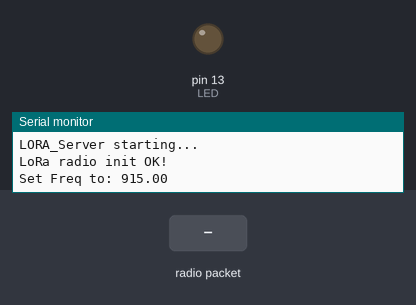
Bench run of a sketch on a simulated Arduino Uno, built with avr-gcc and run on an emulated ATmega328P. Shown: output pins drawn as LEDs (lit = HIGH), the last lines printed to the serial monitor. The test bench sets the inputs (shaded band). No radio packets arrive unless stated; pins used as bus, display or sensor lines are not drawn.

Above: at 1.3 s.
1.4 s: radio packet ":" arrives
At 2.0 s:
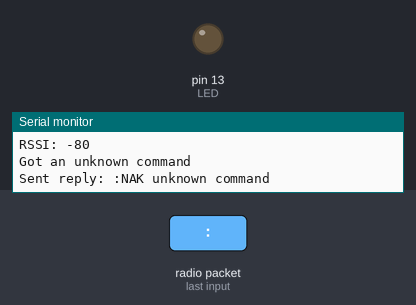
2.9 s: radio packet "A" arrives
At 4.3 s:
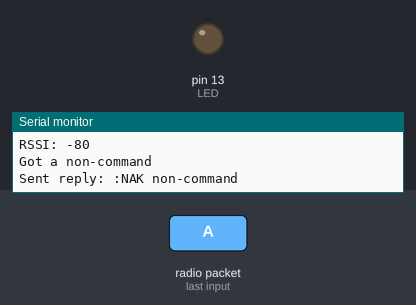
Timing chart, 0 to 5.9 s (numbered marks = the images above; inputs shaded):
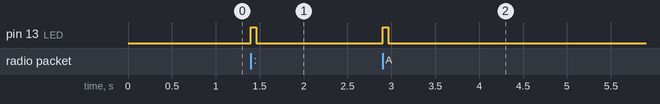

Measured:
- after the input at 1.4 s, pin 13 (LED): LOW → HIGH at once, → LOW 0.06 s later
- after the input at 2.9 s, pin 13 (LED): LOW → HIGH at once, → LOW 0.06 s later

The sketch:

LORA_Server.ino
```cpp
// LORA_Server
// Feather9x_RX
// -*- mode: C++ -*-
// Example sketch showing how to create a simple messaging client (receiver)
// with the RH_RF95 class. RH_RF95 class does not provide for addressing or
// reliability, so you should only use RH_RF95 if you do not need the higher
// level messaging abilities.
// It is designed to work with the other example Feather9x_TX

#include <SPI.h>
#include <RH_RF95.h>

// for Feather32u4 RFM9x
#define RFM95_CS 8
#define RFM95_RST 4
#define RFM95_INT 7

// Change to 434.0 or other frequency, must match RX's freq!
#define RF95_FREQ 915.0

// Singleton instance of the radio driver
RH_RF95 rf95(RFM95_CS, RFM95_INT);

// Blinky on receipt
#define LED 13

// TMP36 sensor analog input
#define TEMP_INPUT 18

#define COMMAND_SIZE 4

void setup()
{
  pinMode(LED, OUTPUT);
  pinMode(RFM95_RST, OUTPUT);
  digitalWrite(RFM95_RST, HIGH);

  Serial.begin(115200);
  while(!Serial)
  {
    delay(1);
  }
  delay(100);

  Serial.println("LORA_Server starting...");

  // manual reset
  digitalWrite(RFM95_RST, LOW);
  delay(10);
  digitalWrite(RFM95_RST, HIGH);
  delay(10);

  while(!rf95.init())
  {
    Serial.println("LoRa radio init failed");
    Serial.println("Uncomment '#define SERIAL_DEBUG' in RH_RF95.cpp for detailed debug info");
    while(1);
  }
  Serial.println("LoRa radio init OK!");

  // Defaults after init are 434.0MHz, modulation GFSK_Rb250Fd250, +13dbM
  if(!rf95.setFrequency(RF95_FREQ))
  {
    Serial.println("setFrequency failed");
    while(1);
  }
  Serial.print("Set Freq to: ");
  Serial.println(RF95_FREQ);

  // Defaults after init are 434.0MHz, 13dBm, Bw = 125 kHz, Cr = 4/5, Sf = 128chips/symbol, CRC on

  // The default transmitter power is 13dBm, using PA_BOOST.
  // If you are using RFM95/96/97/98 modules which uses the PA_BOOST transmitter pin, then
  // you can set transmitter powers from 5 to 23 dBm:
  rf95.setTxPower(23, false);
}

String reply;

void loop()
{
  //Serial.println("Waiting for command...");
  if(rf95.available())
  {
    // Should be a message for us now
    //uint8_t buf[RH_RF95_MAX_MESSAGE_LEN];
    uint8_t buf[COMMAND_SIZE];
    uint8_t len = sizeof(buf);

    if(rf95.recv(buf, &len))
    {
      digitalWrite(LED, HIGH);
      RH_RF95::printBuffer("Received: ", buf, len);
      //char* command = substr(buf, 0, 4); // WTF not here
      //String command = String((char*)buf).substring(0, COMMAND_SIZE);
      Serial.println("Got a command");
      Serial.print("RSSI: ");
      Serial.println(rf95.lastRssi(), DEC);

      if(buf[0] == ':') // Commands always start with a ':'
      {
        if(buf[1] == 'A')
        {
          Serial.println("Got an A!!!");
          reply = "Thanks dude";
        }
        else if(buf[1] == 'T')
        {
          Serial.println("Getting temperature...");
          int reading = analogRead(TEMP_INPUT);
          // converting that reading to voltage, for 3.3v arduino use 3.3
          float voltage = reading * 3.3;
          voltage /= 1024.0;

          // now print out the temperature
          float temperatureC = (voltage - 0.5) * 100 ;  //converting from 10 mv per degree wit 500 mV offset to degrees ((voltage - 500mV) times 100)

          Serial.print(temperatureC); Serial.println(" degrees C");

          reply = ":TMP " + String(temperatureC);
        }
        else
        {
          Serial.println("Got an unknown command");
          reply = ":NAK unknown command";
        }
      }
      else
      {
        Serial.println("Got a non-command");
        reply = ":NAK non-command";
      }

      // Send the reply
      rf95.send(reply.c_str(), reply.length());
      rf95.waitPacketSent();
      Serial.println("Sent reply: " + reply);
      digitalWrite(LED, LOW);
    }
    else
    {
      Serial.println("Receive failed");
    }
  }
}
```
